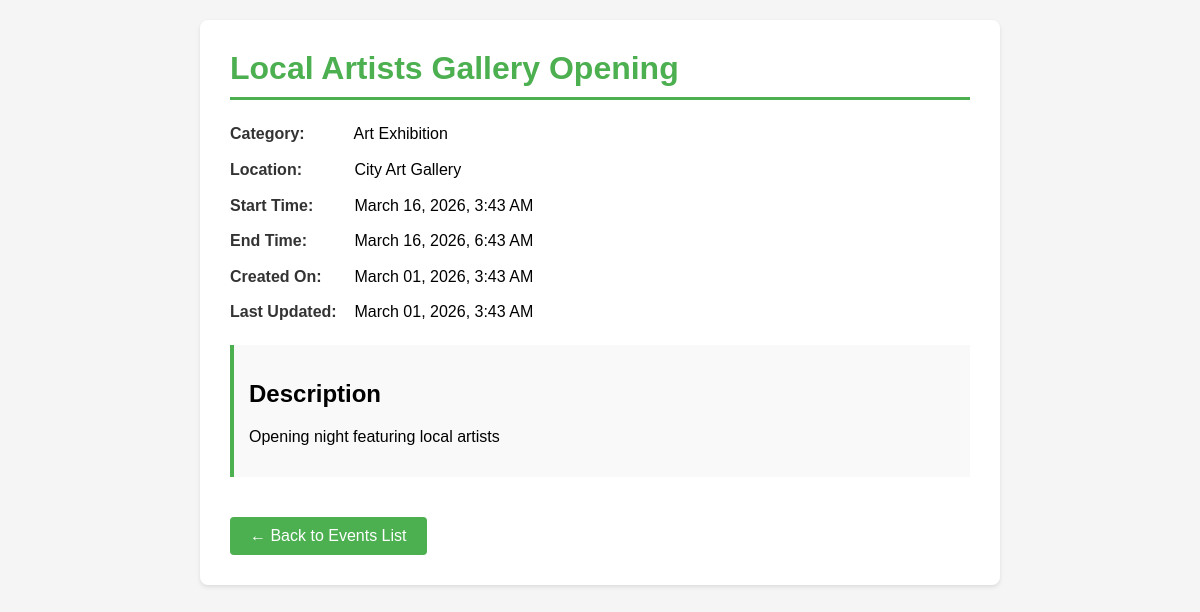
Screenshot of /localevents/event/2 with the database file from the repository.
### localevents/models.py (models this page shows, shortened)
class Event(models.Model):
    title = models.CharField(max_length=255)
    category = models.ForeignKey(
        EventType,
        on_delete=models.SET_NULL,
        null=True,
        related_name='events'
    )
    description = models.TextField()
    location = models.CharField(max_length=255)
    start_time = models.DateTimeField()
    end_time = models.DateTimeField()
    created_on = models.DateTimeField(auto_now_add=True)
    updated_on = models.DateTimeField(auto_now=True)
    class Meta:
        ordering = ['-created_on']
        verbose_name = 'Event'
        verbose_name_plural = 'Events'

class EventType(models.Model):
    name = models.CharField(max_length=255)
    description = models.TextField()
    class Meta:
        ordering = ['name']
        verbose_name = 'Event Type'
        verbose_name_plural = 'Event Types'

### localevents/views.py (the view)
# urls.py: path('event/<int:pk>', views.event_detail, name='event_detail'),
def event_detail(request, pk):
    event = get_object_or_404(Event, pk=pk)
    context = {
        'event': event,
    }
    return render(request, 'localevents/event_detail.html', context)

### localevents/templates/localevents/event_detail.html (shortened to what this page needs)
<!DOCTYPE html>
<html lang="en">
<head>
</head>
<body>
    <div class="event-detail">
        <h1>{{ event.title }}</h1>
        <div class="event-info">
            {% if event.category %}
                <p><strong>Category:</strong> {{ event.category.name }}</p>
            {% endif %}
            <p><strong>Location:</strong> {{ event.location }}</p>
            <p><strong>Start Time:</strong> {{ event.start_time|date:"F d, Y, g:i A" }}</p>
            <p><strong>End Time:</strong> {{ event.end_time|date:"F d, Y, g:i A" }}</p>
            <p><strong>Created On:</strong> {{ event.created_on|date:"F d, Y, g:i A" }}</p>
            <p><strong>Last Updated:</strong> {{ event.updated_on|date:"F d, Y, g:i A" }}</p>
        </div>
        <div class="description">
            <h2>Description</h2>
            <p>{{ event.description|linebreaks }}</p>
        </div>
        <a href="{% url 'localevents:event_list' %}" class="back-link">← Back to Events List</a>
    </div>
</body>
</html>

### localevents/templates/localevents/event_detail.html (style rules this page uses)
body { font-family: Arial, sans-serif; max-width: 800px; margin: 0 auto; padding: 20px; background-color: #f5f5f5; }
.event-detail { background: white; border-radius: 8px; padding: 30px; box-shadow: 0 2px 4px rgba(0,0,0,0.1); }
h1 { color: #4CAF50; margin-top: 0; border-bottom: 3px solid #4CAF50; padding-bottom: 10px; }
.event-info { margin: 20px 0; }
.event-info p { margin: 10px 0; line-height: 1.6; }
.event-info strong { color: #333; display: inline-block; min-width: 120px; }
.description { background-color: #f9f9f9; padding: 15px; border-left: 4px solid #4CAF50; margin: 20px 0; }
.back-link { display: inline-block; margin-top: 20px; padding: 10px 20px; background-color: #4CAF50; color: white; text-decoration: none; border-radius: 4px; }

### rows the page displays
Event: title "Local Artists Gallery Opening", category.name "Art Exhibition", location "City Art Gallery", start_time "March 16, 2026, 3:43 AM", end_time "March 16, 2026, 6:43 AM", created_on "March 01, 2026, 3:43 AM", updated_on "March 01, 2026, 3:43 AM", description "Opening night featuring local artists"
